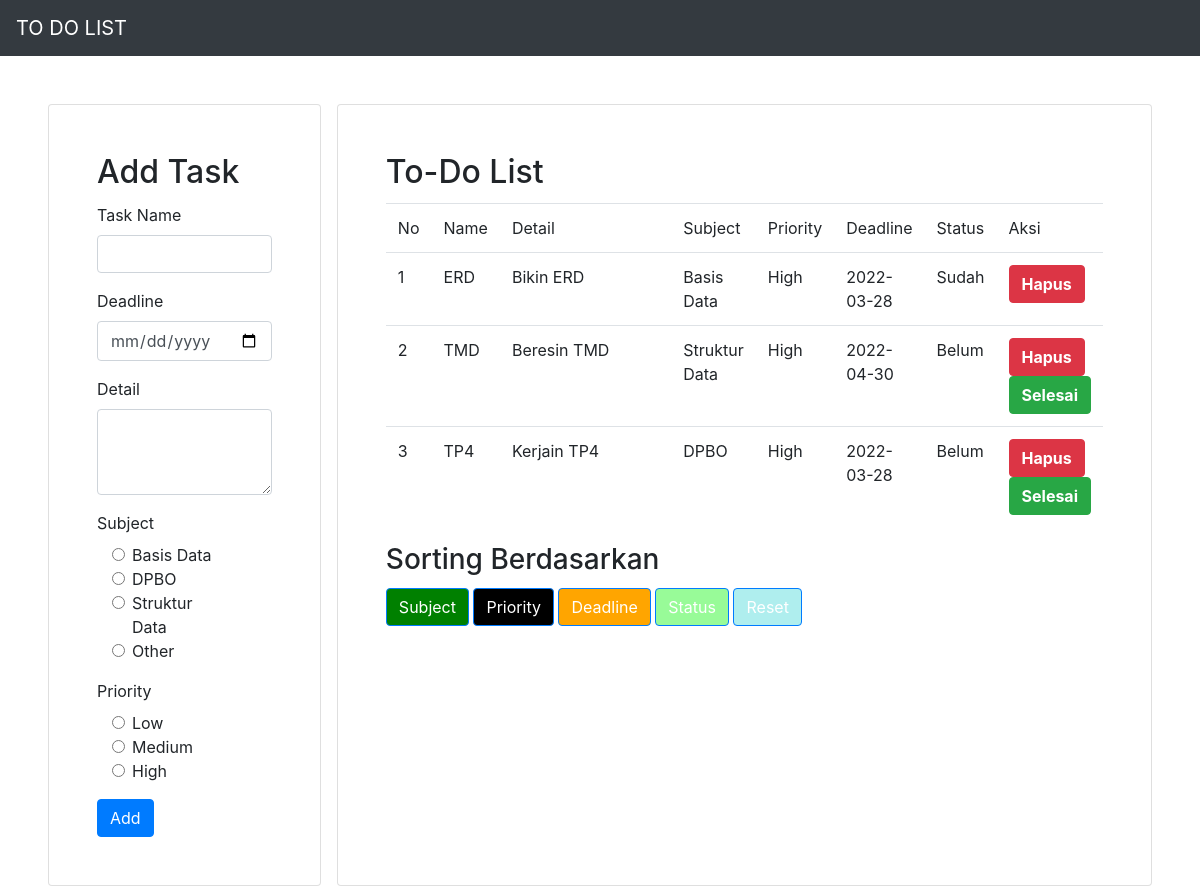
The page / on the database its author committed.
### tables this page shows
CREATE TABLE `tb_to_do` (
  `id` int(10) NOT NULL,
  `name_td` varchar(255) NOT NULL,
  `details_td` text NOT NULL,
  `subject_td` varchar(255) NOT NULL,
  `priority_td` varchar(255) NOT NULL,
  `deadline_td` date NOT NULL,
  `status_td` varchar(255) NOT NULL
);

### conf.php (called while the page is built)
<?php
$db_host = "localhost";
$db_user = "root";
$db_password = "";
$db_name = "db_task";
?>

### DB.php (called while the page is built, shortened)
<?php
class DB{
	var $db_host = '';
	var $db_user = '';
	var $db_password = '';
	var $db_name = '';
	var $db_link = '';
	var $result = 0;
	function DB($db_host='', $db_user='', $db_password='', $db_name=''){
		$this->db_host = $db_host;
		$this->db_user = $db_user;
		$this->db_password = $db_password;
		$this->db_name = $db_name;
	}
	function open(){
		$this->db_link = mysqli_connect($this->db_host, $this->db_user, $this->db_password, $this->db_name);
	}
	function execute($query=""){
		$this->result = mysqli_query($this->db_link, $query);
		return $this->result;
	}
	function getResult(){
		return mysqli_fetch_array($this->result);
	}
}
?>

### Task.php (called while the page is built, shortened)
<?php
class Task extends DB{
	function getTask(){
		$query = "SELECT * FROM tb_to_do";
		return $this->execute($query);
	}
}
?>

### index.php (the view, shortened to what this page needs)
<?php
include("conf.php");
include("DB.php");
include("Task.php");
include("Template.php");
$otask = new Task($db_host, $db_user, $db_password, $db_name);
$otask->open();
$otask->getTask();
$data = null;
$no = 1;
while (list($id, $tname, $tdetails, $tsubject, $tpriority, $tdeadline, $tstatus) = $otask->getResult()) {
	if($tstatus == "Sudah"){
		$data .= "<tr>
		<td>" . $no . "</td>
		<td>" . $tname . "</td>
		<td>" . $tdetails . "</td>
		<td>" . $tsubject . "</td>
		<td>" . $tpriority . "</td>
		<td>" . $tdeadline . "</td>
		<td>" . $tstatus . "</td>
		<td>
		<button class='btn btn-danger' name='hapus' ><a href='index.php?id_hapus=" . $id . "' style='color: white; font-weight: bold;'>Hapus</a></button>
		</td>
		</tr>";
		$no++;
	}
	else{
		$data .= "<tr>
		<td>" . $no . "</td>
		<td>" . $tname . "</td>
		<td>" . $tdetails . "</td>
		<td>" . $tsubject . "</td>
		<td>" . $tpriority . "</td>
		<td>" . $tdeadline . "</td>
		<td>" . $tstatus . "</td>
		<td>
		<button class='btn btn-danger' name='hapus' ><a href='index.php?id_hapus=" . $id . "' style='color: white; font-weight: bold;'>Hapus</a></button>
		<button class='btn btn-success' ><a href='index.php?id_status=" . $id .  "' style='color: white; font-weight: bold;'>Selesai</a></button>
		</td>
		</tr>";
		$no++;
	}
}

### Template.php (shortened to what this page needs)
<?php
class Template{
	var $content = '';
	function Template($filename = ''){
		$this->content = implode('', @file($filename));
	}
	function clear(){
		$this->content = preg_replace("/DATA_[A-Z|_|0-9]+/", "", $this->content);
	}
	function write(){
		print $this->content;
	}
	function replace($old = '', $new = ''){
		if(is_int($new)){
			$value = sprintf("%d", $new);
		}elseif(is_float($new)){
			$value = sprintf("%f", $new);
		}elseif(is_array($new)){
			$value = '';
			foreach( $new as $item){
				$value .= $item. '';
			}
		}else{
			$value = $new;
		}
		$this->content = preg_replace("/$old/",  $value, $this->content);
	}
}
 ?>

### rows shown on the page
tb_to_do: name_td "ERD", details_td "Bikin ERD", subject_td "Basis Data", priority_td "High", deadline_td "2022-03-28", status_td "Sudah"
tb_to_do: name_td "TMD", details_td "Beresin TMD", subject_td "Struktur Data", priority_td "High", deadline_td "2022-04-30", status_td "Belum"
tb_to_do: name_td "TP4", details_td "Kerjain TP4", subject_td "DPBO", priority_td "High", deadline_td "2022-03-28", status_td "Belum"
